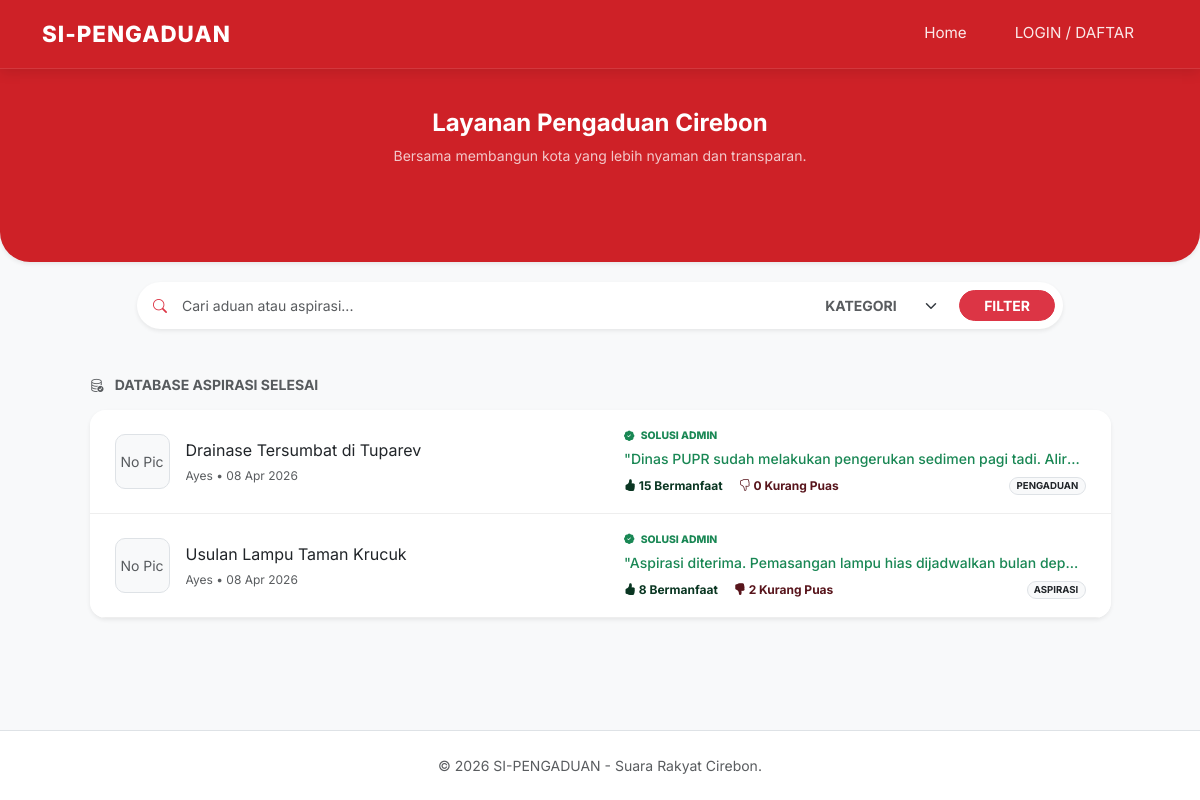
The app's page /uts/index.php with its own data.
### tables this page shows
CREATE TABLE `laporan` (
  `id_laporan` int(11) NOT NULL,
  `id_user` int(11) NOT NULL,
  `judul` varchar(200) NOT NULL,
  `isi_laporan` text NOT NULL,
  `kategori` enum('PENGADUAN','ASPIRASI') NOT NULL,
  `foto` varchar(255) DEFAULT NULL,
  `lokasi` varchar(255) DEFAULT NULL,
  `status` enum('pending','proses','selesai','ditolak') DEFAULT 'pending',
  `created_at` timestamp NOT NULL DEFAULT current_timestamp()
);

CREATE TABLE `users` (
  `id_user` int(11) NOT NULL,
  `nama_lengkap` varchar(100) NOT NULL,
  `username` varchar(50) NOT NULL,
  `password` varchar(255) NOT NULL,
  `level` enum('admin','user') NOT NULL,
  `points` int(11) DEFAULT 0
);

### uts/index.php (the view, shortened to what this page needs)
<?php
include 'koneksi.php';
include 'layout/header.php';
$keyword = isset($_GET['keyword']) ? mysqli_real_escape_string($conn, $_GET['keyword']) : '';
$query = "SELECT laporan.*, users.nama_lengkap,
          (SELECT comment_text FROM comments WHERE comments.id_posts = laporan.id_laporan ORDER BY created_at DESC LIMIT 1) as balasan_admin,
          (SELECT id_comment FROM comments WHERE comments.id_posts = laporan.id_laporan ORDER BY created_at DESC LIMIT 1) as id_comment,
          (SELECT likes FROM comments WHERE comments.id_posts = laporan.id_laporan ORDER BY created_at DESC LIMIT 1) as jml_likes,
          (SELECT dislikes FROM comments WHERE comments.id_posts = laporan.id_laporan ORDER BY created_at DESC LIMIT 1) as jml_dislikes
          FROM laporan
          JOIN users ON laporan.id_user = users.id_user
          WHERE laporan.status = 'selesai'";
$query .= " ORDER BY created_at DESC";
$result = mysqli_query($conn, $query);
?>
<section class="hero-slim text-center shadow-sm">
    <div class="container">
        <h4 class="fw-bold">Layanan Pengaduan Cirebon</h4>
        <p class="small opacity-75">Bersama membangun kota yang lebih nyaman dan transparan.</p>
    </div>
</section>
<div class="container">
    <div class="row justify-content-center">
        <div class="col-md-10">
            <div class="card border-0 shadow-sm rounded-pill p-2 search-box-slim">
                <form action="index.php" method="GET" class="d-flex align-items-center">
                    <div class="input-group input-group-sm border-0">
                        <span class="input-group-text bg-transparent border-0"><i class="bi bi-search text-danger"></i></span>
                        <input type="text" name="keyword" class="form-control border-0 shadow-none" placeholder="Cari aduan atau aspirasi..." value="<?= htmlspecialchars($keyword); ?>">
                    </div>
                    <select name="kategori" class="form-select form-select-sm border-0 shadow-none w-auto fw-bold text-muted">
                        <option value="">KATEGORI</option>
                    </select>
                    <button type="submit" class="btn btn-danger btn-sm rounded-pill px-4 ms-2 fw-bold">FILTER</button>
                </form>
            </div>
        </div>
    </div>
</div>
<div class="container mt-5 mb-5">
    <div class="row justify-content-center">
        <div class="col-md-11">
            <h6 class="fw-bold mb-3 text-muted text-uppercase small"><i class="bi bi-database-check me-2"></i> Database Aspirasi Selesai</h6>
            <div class="card border-0 shadow-sm rounded-4 overflow-hidden">
                <?php if(mysqli_num_rows($result) > 0) : ?>
                    <?php while($row = mysqli_fetch_assoc($result)) : ?>
                    <div class="slim-row" onclick="window.location='detail_laporan.php?id=<?= $row['id_laporan']; ?>'">
                        <div class="row align-items-center">
                            <div class="col-md-6 border-md-end">
                                <div class="d-flex align-items-center">
                                    <?php if($row['foto']) : ?>
                                        <img src="assets/img/<?= $row['foto']; ?>" class="img-mini me-3 shadow-sm border">
                                    <?php else : ?>
                                        <div class="img-mini bg-light border d-flex align-items-center justify-content-center text-muted me-3 small">No Pic</div>
                                    <?php endif; ?>
                                    <div class="flex-grow-1 text-truncate">
                                        <p class="judul-slim text-truncate mb-0"><?= $row['judul']; ?></p>
                                        <small class="text-muted" style="font-size: 0.75rem;">
                                            <?= explode(' ', $row['nama_lengkap'])[0]; ?> • <?= date('d M Y', strtotime($row['created_at'])); ?>
                                        </small>
                                    </div>
                                </div>
                            </div>
                            <div class="col-md-6 ps-md-4 mt-3 mt-md-0">
                                <span class="tag-admin"><i class="bi bi-patch-check-fill me-1"></i> Solusi Admin</span>
                                <div class="small text-success text-truncate mb-2" style="font-weight: 500;">
                                    "<?= !empty($row['balasan_admin']) ? $row['balasan_admin'] : 'Laporan telah selesai ditindaklanjuti.'; ?>"
                                </div>
                                <?php if($row['id_comment']) : ?>
                                <div class="no-click" onclick="event.stopPropagation();">
                                    <div class="d-flex gap-3 text-muted" style="font-size: 0.75rem;">
                                        <a href="proses_vote.php?id=<?= $row['id_comment']; ?>&type=like" class="vote-link text-success-emphasis fw-bold">
                                            <i class="bi bi-hand-thumbs-up<?= ($row['jml_likes'] > 0) ? '-fill' : ''; ?>"></i> <?= $row['jml_likes']; ?> Bermanfaat
                                        </a>
                                        <a href="proses_vote.php?id=<?= $row['id_comment']; ?>&type=dislike" class="vote-link text-danger-emphasis fw-bold">
                                            <i class="bi bi-hand-thumbs-down<?= ($row['jml_dislikes'] > 0) ? '-fill' : ''; ?>"></i> <?= $row['jml_dislikes']; ?> Kurang Puas
                                        </a>
                                        <span class="ms-auto badge bg-light text-dark border rounded-pill" style="font-size: 0.6rem;"><?= $row['kategori']; ?></span>
                                    </div>
                                </div>
                                <?php endif; ?>
                            </div>
                        </div>
                    </div>
                    <?php endwhile; ?>
                <?php else : ?>
                    <div class="p-5 text-center bg-white"><p class="text-muted small mb-0">Belum ada data.</p></div>
                <?php endif; ?>
            </div>
        </div>
    </div>
</div>
<?php include 'layout/footer.php'; ?>

### uts/layout/header.php (shortened to what this page needs)
<?php
$base_url = "http://" . $_SERVER['HTTP_HOST'] . "/uts/";
?>
<!DOCTYPE html>
<html lang="id">
<head>
    <link href="https://cdn.jsdelivr.net/npm/bootstrap@5.3.0/dist/css/bootstrap.min.css" rel="stylesheet">
    <link rel="stylesheet" href="https://cdn.jsdelivr.net/npm/bootstrap-icons@1.11.1/font/bootstrap-icons.css">
</head>
<body>
    <nav class="navbar navbar-expand-lg navbar-custom sticky-top">
        <div class="container">
            <a class="navbar-brand" href="<?= $base_url; ?>index.php">SI-PENGADUAN</a>
            <div class="collapse navbar-collapse" id="navbarNav">
                <ul class="navbar-nav ms-auto align-items-center">
                    <li class="nav-item"><a class="nav-link" href="<?= $base_url; ?>index.php">Home</a></li>
                    <?php if(isset($_SESSION['status']) && $_SESSION['status'] == "login"): ?>
                        <?php if($_SESSION['level'] == 'user'): ?>
                            <li class="nav-item">
                                <a class="nav-link btn-lapor px-4 ms-lg-3 shadow-sm" href="<?= $base_url; ?>user/lapor.php">LAPOR!</a>
                            </li>
                            <li class="nav-item">
                                <a class="nav-link ms-lg-2" href="<?= $base_url; ?>user/cek_status.php">Status Laporan</a>
                            </li>
                        <?php elseif($_SESSION['level'] == 'admin'): ?>
                            <li class="nav-item">
                                <a class="nav-link text-warning fw-bold ms-lg-3" href="<?= $base_url; ?>admin/validasi_admin.php">
                                    <i class="bi bi-speedometer2 me-1"></i> Panel Admin
                                </a>
                            </li>
                        <?php endif; ?>
                        <li class="nav-item dropdown ms-lg-3 mt-2 mt-lg-0">
                            <a class="nav-link dropdown-toggle btn btn-outline-light btn-sm px-3 text-white" href="#" role="button" data-bs-toggle="dropdown">
                                <i class="bi bi-person-circle me-1"></i> Hi, <?= explode(' ', $_SESSION['nama_lengkap'])[0]; ?>
                            </a>
                            <ul class="dropdown-menu dropdown-menu-end shadow border-0">
                                <li>
                                    <a class="dropdown-item" href="<?= $base_url; ?>profile.php">
                                        <i class="bi bi-person-gear me-2"></i> Edit Profil
                                    </a>
                                </li>
                                <li><hr class="dropdown-divider"></li>
                                <li>
                                    <a class="dropdown-item text-danger" href="<?= $base_url; ?>logout.php">
                                        <i class="bi bi-box-arrow-right me-2"></i> Logout
                                    </a>
                                </li>
                            </ul>
                        </li>
                    <?php else: ?>
                        <li class="nav-item">
                            <a class="nav-link btn btn-outline-light btn-sm text-white px-4 ms-lg-3 mt-2 mt-lg-0 rounded-pill" href="<?= $base_url; ?>login.php">
                                LOGIN / DAFTAR
                            </a>
                        </li>
                    <?php endif; ?>
                </ul>
            </div>
        </div>
    </nav>
    <div class="main-content">

### uts/layout/footer.php (shortened to what this page needs)
</div> <footer class="text-center py-4 mt-auto border-top bg-white">
        <div class="container">
            <p class="text-muted small mb-0">&copy; 2026 SI-PENGADUAN - Suara Rakyat Cirebon.</p>
        </div>
    </footer>
</body>
</html>

### uts/layout/header.php (style rules this page uses)
html, body { height: 100%; margin: 0; }
body { display: flex; flex-direction: column; font-family: 'Inter', sans-serif; background-color: #f8f9fa; }
.main-content { flex: 1 0 auto; }
footer { flex-shrink: 0; }
.navbar-custom { background-color: #ce2127; padding: 12px 0; border-bottom: 1px solid rgba(255,255,255,0.1); box-shadow: 0 4px 12px rgba(0,0,0,0.1); }
.navbar-brand { color: white !important; font-weight: 800; font-size: 1.4rem; letter-spacing: 1px; }
.nav-link { color: rgba(255,255,255,0.9) !important; font-size: 0.95rem; transition: 0.3s; }

### uts/index.php (style rules this page uses)
.hero-slim { background: #ce2127; padding: 40px 0 80px 0; color: white; border-radius: 0 0 30px 30px; }
.search-box-slim { margin-top: 20px; }
.slim-row { background: white; border-bottom: 1px solid #eee; transition: 0.2s; cursor: pointer; padding: 18px 25px; }
.tag-admin { font-size: 0.65rem; font-weight: 800; color: #198754; text-transform: uppercase; display: block; margin-bottom: 4px; }
.img-mini { width: 55px; height: 55px; object-fit: cover; border-radius: 10px; }
.vote-link { text-decoration: none; transition: 0.2s; }
.no-click { position: relative; z-index: 5; }

### records on screen
laporan: shows "No Pic", judul "Drainase Tersumbat di Tuparev", id_user.nama_lengkap "Ayes", created_at "08 Apr 2026", balasan_admin "Dinas PUPR sudah melakukan pengerukan sedimen pagi tadi. Alir…", jml_likes "15", jml_dislikes "0", kategori "PENGADUAN"
laporan: shows "No Pic", judul "Usulan Lampu Taman Krucuk", id_user.nama_lengkap "Ayes", created_at "08 Apr 2026", balasan_admin "Aspirasi diterima. Pemasangan lampu hias dijadwalkan bulan dep…", jml_likes "8", jml_dislikes "2", kategori "ASPIRASI"
